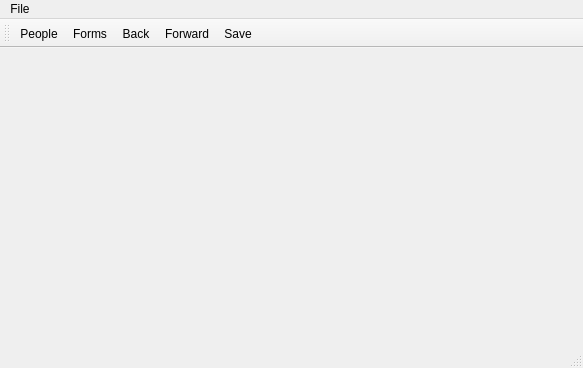
<?xml version="1.0" encoding="UTF-8"?>
<ui version="4.0">
 <class>MainWindow</class>
 <widget class="QMainWindow" name="MainWindow">
  <property name="geometry">
   <rect>
    <x>0</x>
    <y>0</y>
    <width>583</width>
    <height>368</height>
   </rect>
  </property>
  <property name="windowTitle">
   <string>Our Neighbor's Place Form Manager</string>
  </property>
  <widget class="QWidget" name="centralWidget"/>
  <widget class="QToolBar" name="mainToolBar">
   <property name="acceptDrops">
    <bool>false</bool>
   </property>
   <property name="iconSize">
    <size>
     <width>24</width>
     <height>24</height>
    </size>
   </property>
   <property name="toolButtonStyle">
    <enum>Qt::ToolButtonTextBesideIcon</enum>
   </property>
   <attribute name="toolBarArea">
    <enum>TopToolBarArea</enum>
   </attribute>
   <attribute name="toolBarBreak">
    <bool>false</bool>
   </attribute>
   <addaction name="actionPeople"/>
   <addaction name="actionForms"/>
   <addaction name="actionBack"/>
   <addaction name="actionForward"/>
   <addaction name="actionSave"/>
  </widget>
  <widget class="QStatusBar" name="statusBar"/>
  <widget class="QMenuBar" name="menuBar">
   <property name="geometry">
    <rect>
     <x>0</x>
     <y>0</y>
     <width>583</width>
     <height>21</height>
    </rect>
   </property>
   <widget class="QMenu" name="menuOur_Neighbor_s_Place_Form_Manager">
    <property name="title">
     <string>File</string>
    </property>
    <addaction name="actionPreferences"/>
    <addaction name="actionSave"/>
   </widget>
   <addaction name="menuOur_Neighbor_s_Place_Form_Manager"/>
  </widget>
  <action name="actionPreferences">
   <property name="icon">
    <iconset>
     <normaloff>icons/page_white_gear.png</normaloff>icons/page_white_gear.png</iconset>
   </property>
   <property name="text">
    <string>Preferences</string>
   </property>
  </action>
  <action name="actionSave">
   <property name="icon">
    <iconset resource="Icons.qrc">
     <normaloff>:/new/iconfiles/icons/table_save.png</normaloff>:/new/iconfiles/icons/table_save.png</iconset>
   </property>
   <property name="text">
    <string>Save</string>
   </property>
  </action>
  <action name="actionBack">
   <property name="icon">
    <iconset resource="Icons.qrc">
     <normaloff>:/new/iconfiles/icons/arrow_left.png</normaloff>:/new/iconfiles/icons/arrow_left.png</iconset>
   </property>
   <property name="text">
    <string>Back</string>
   </property>
   <property name="toolTip">
    <string>Go Back</string>
   </property>
  </action>
  <action name="actionForward">
   <property name="icon">
    <iconset resource="Icons.qrc">
     <normaloff>:/new/iconfiles/icons/arrow_right.png</normaloff>:/new/iconfiles/icons/arrow_right.png</iconset>
   </property>
   <property name="text">
    <string>Forward</string>
   </property>
   <property name="toolTip">
    <string>Go Forward</string>
   </property>
  </action>
  <action name="actionPeople">
   <property name="icon">
    <iconset resource="Icons.qrc">
     <normaloff>:/new/iconfiles/icons/user.png</normaloff>:/new/iconfiles/icons/user.png</iconset>
   </property>
   <property name="text">
    <string>People</string>
   </property>
   <property name="toolTip">
    <string>View By People</string>
   </property>
  </action>
  <action name="actionForms">
   <property name="icon">
    <iconset resource="Icons.qrc">
     <normaloff>:/new/iconfiles/icons/application_side_list.png</normaloff>:/new/iconfiles/icons/application_side_list.png</iconset>
   </property>
   <property name="text">
    <string>Forms</string>
   </property>
   <property name="toolTip">
    <string>View By Forms</string>
   </property>
  </action>
 </widget>
 <layoutdefault spacing="6" margin="11"/>
 <resources>
  <include location="Icons.qrc"/>
 </resources>
 <connections/>
</ui>
